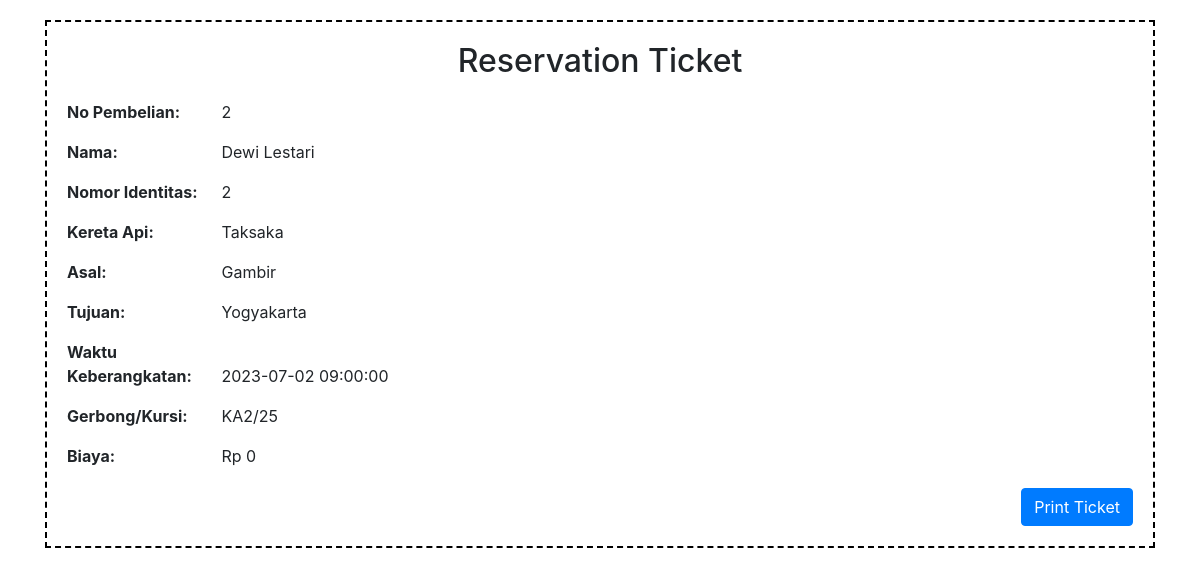
Screenshot of /tiket.php?id_pembelian=2 with the database file from the repository.
### tables this page shows
CREATE TABLE `pembelian` (
  `id_pembelian` int(11) NOT NULL,
  `id_keretafk` int(11) DEFAULT NULL,
  `id_penumpangfk` int(11) DEFAULT NULL,
  `asal` varchar(100) DEFAULT NULL,
  `tujuan` varchar(100) DEFAULT NULL,
  `waktu_keberangkatan` time DEFAULT NULL,
  `waktu_tiba` time DEFAULT NULL,
  `tanggal_keberangkatan` date DEFAULT NULL,
  `tanggal_tiba` date DEFAULT NULL,
  `nomor_gerbong` int(11) DEFAULT NULL,
  `nomor_kursi` int(11) DEFAULT NULL,
  `biaya` int(11) DEFAULT NULL
);

CREATE TABLE `penumpang` (
  `id_penumpang` int(11) NOT NULL,
  `nama_penumpang` varchar(100) DEFAULT NULL,
  `username` varchar(50) DEFAULT NULL,
  `email` varchar(100) DEFAULT NULL,
  `no_telpon` varchar(15) DEFAULT NULL,
  `gender` enum('Laki-laki','Perempuan') DEFAULT NULL,
  `tanggal_lahir` date DEFAULT NULL,
  `password` varchar(255) DEFAULT NULL,
  `foto_profil` varchar(255) DEFAULT NULL
);

CREATE TABLE `kereta_api` (
  `id_kereta` int(11) NOT NULL,
  `nama_kereta` varchar(100) DEFAULT NULL,
  `rute` varchar(255) DEFAULT NULL,
  `biaya` int(11) DEFAULT NULL,
  `total_kursi` int(11) DEFAULT NULL
);

### tiket.php (the view, shortened to what this page needs)
<?php
include "koneksi.php";
if (isset($_GET['id_pembelian']) && is_numeric($_GET['id_pembelian'])) {
    $id_pembelian = $_GET['id_pembelian'];
    $query = "
        SELECT
            p.id_pembelian,
            pen.nama_penumpang,
            pen.id_penumpang,
            ka.nama_kereta,
            p.asal,
            p.tujuan,
            CONCAT(p.tanggal_keberangkatan, ' ', p.waktu_keberangkatan) as waktu_keberangkatan,
            p.nomor_gerbong,
            p.nomor_kursi,
            p.biaya
        FROM pembelian p
        JOIN penumpang pen ON p.id_penumpangfk = pen.id_penumpang
        JOIN kereta_api ka ON p.id_keretafk = ka.id_kereta
        WHERE p.id_pembelian = $id_pembelian
    ";
    $result = mysqli_query($conn, $query);
    if ($result && mysqli_num_rows($result) > 0) {
        $row = mysqli_fetch_assoc($result);
    } else {
        echo '<script>alert("Unknown Reservation ID.");location.replace("./pembelian.php")</script>';
        exit;
    }
} else {
    echo '<script>alert("Reservation ID is required to view this page.");location.replace("./pembelian.php")</script>';
    exit;
}
?>
<!DOCTYPE html>
<html lang="en">
<head>
    <link rel="stylesheet" href="https://stackpath.bootstrapcdn.com/bootstrap/4.3.1/css/bootstrap.min.css">
</head>
<body>
    <div class="container">
        <div class="ticket">
            <div class="header">
                <h2>Reservation Ticket</h2>
            </div>
            <div class="content">
                <p><b>No Pembelian:</b> <?= $row['id_pembelian'] ?></p>
                <p><b>Nama:</b> <?= $row['nama_penumpang'] ?></p>
                <p><b>Nomor Identitas:</b> <?= $row['id_penumpang'] ?></p>
                <p><b>Kereta Api:</b> <?= $row['nama_kereta'] ?></p>
                <p><b>Asal:</b> <?= $row['asal'] ?></p>
                <p><b>Tujuan:</b> <?= $row['tujuan'] ?></p>
                <p><b>Waktu Keberangkatan:</b> <?= $row['waktu_keberangkatan'] ?></p>
                <p><b>Gerbong/Kursi:</b> KA<?= $row['nomor_gerbong'] ?>/<?= $row['nomor_kursi'] ?></p>
                <p><b>Biaya:</b> Rp <?= number_format($row['biaya'], 0, ',', '.') ?></p>
            </div>
            <div class="footer">
                <button class="btn btn-primary noprint" onclick="window.print()">Print Ticket</button>
            </div>
        </div>
    </div>
</body>
</html>

### tiket.php (style rules this page uses)
.ticket { border: 2px dashed #000; padding: 20px; margin: 20px 0; position: relative; }
.ticket .header { text-align: center; margin-bottom: 20px; }
.ticket .content { font-size: 16px; }
.ticket .content b { display: inline-block; width: 150px; }
.ticket .footer { text-align: right; margin-top: 20px; }

### rows the page displays
pembelian: id_pembelian "2", id_penumpangfk.nama_penumpang "Dewi Lestari", id_penumpangfk.id_penumpang "2", id_keretafk.nama_kereta "Taksaka", asal "Gambir", tujuan "Yogyakarta", nomor_gerbong "2", nomor_kursi "25", biaya "0"

### other values shown
$row['waktu_keberangkatan'] "2023-07-02 09:00:00"
